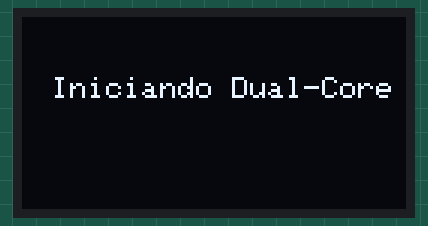
A sketch run on a simulated ESP32. On the bench: 128×64 one-colour display. Random numbers use the default seed unless the sketch sets one.

Above: at 0.1 s.
At 1.24 s:
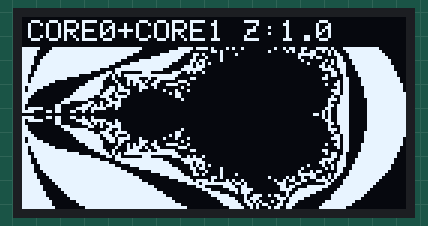
At 6.35 s:
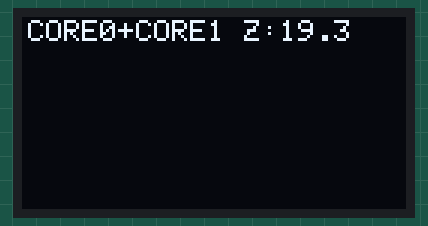
At 11.47 s:
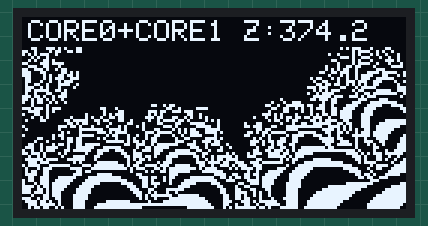
At 16.59 s:
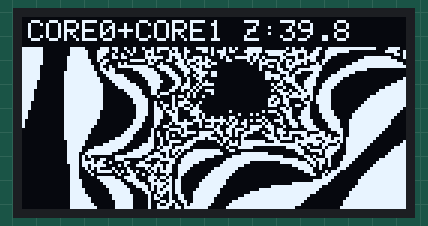
At 21.7 s:
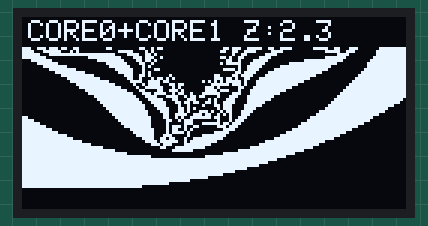

The sketch:

mandelbrot_dualcore.ino
```cpp
// ============================================================
//  DUAL-CORE MANDELBROT FRACTAL
//  ESP32 + SSD1306 128x64 OLED
// ============================================================
//  - Calcula un fractal de Mandelbrot haciendo zoom infinito.
//  - Usa FreeRTOS para dividir el trabajo:
//    Core 0 procesa la mitad superior de la pantalla.
//    Core 1 procesa la mitad inferior.
//  - Rinde casi el doble de rápido que un procesador común.
// ============================================================

#include <Wire.h>
#include <Adafruit_GFX.h>
#include <Adafruit_SSD1306.h>

#define SCR_W 128
#define SCR_H 64
#define OLED_RESET -1
#define OLED_ADDR  0x3C
Adafruit_SSD1306 display(SCR_W, SCR_H, &Wire, OLED_RESET);

// Variables de la cámara fractal
float zoom = 1.0;
float moveX = -0.5, moveY = 0.0;
float zoomDir = 1.05;

// Coordenadas matemáticas de regiones infinitamente complejas
struct FractalPoint { float x; float y; };
FractalPoint coolSpots[] = {
  {-0.74364388, 0.13182590},  // Valle de los Caballitos de Mar
  {-0.16295300, 1.04013300},  // Bulbo Superior
  {-1.25066000, 0.02012000},  // Valle del Cetro Profundo
  {-0.11954519, 0.85293214},  // Espiral Topográfica
  {-1.41702228, 0.00995340},  // Estrella de Mar
  {-0.04524074, 0.98681622}   // Minibrot
};

// Sincronización entre núcleos
volatile bool core0_done = true;
volatile bool start_frame = false;

// Función matemática intensiva (Fractal de Mandelbrot)
// Se puede ejecutar desde cualquier núcleo pasando los límites de Y
void calcMandelbrot(int startY, int endY) {
  int maxIter = 45; // Aumentado para mayor detalle en bandas topográficas
  for (int x = 0; x < SCR_W; x++) {
    for (int y = startY; y < endY; y++) {
      float pr = 1.5 * (x - SCR_W / 2) / (0.5 * zoom * SCR_W) + moveX;
      float pi = (y - SCR_H / 2) / (0.5 * zoom * SCR_H) + moveY;
      float newRe, newIm, oldRe, oldIm;
      newRe = newIm = oldRe = oldIm = 0;
      int i;
      for (i = 0; i < maxIter; i++) {
        oldRe = newRe;
        oldIm = newIm;
        newRe = oldRe * oldRe - oldIm * oldIm + pr;
        newIm = 2 * oldRe * oldIm + pi;
        if ((newRe * newRe + newIm * newIm) > 4) break;
      }

      // Colorear: Bandas Topográficas (Zebra Stripes)
      // En lugar de manchas sólidas, alternamos blanco y negro según la paridad de la iteración.
      // Esto genera patrones psicodélicos infinitos y evita la "pantalla sólida".
      if (i == maxIter) {
        // Dentro del set de Mandelbrot: Vacio absoluto (Negro)
      } else {
        // Fuera del set: Bandas de cebra basadas en las iteraciones de escape
        if (i % 2 == 0) {
          display.drawPixel(x, y, SSD1306_WHITE);
        }
      }
    }
  }
}

// Tarea para el Núcleo 0 (PRO_CPU)
void core0Task(void * parameter) {
  while (true) {
    // Esperar señal del Núcleo 1 para empezar a calcular
    if (start_frame && !core0_done) {
      // Core 0 calcula la mitad superior (Y: 0 a 31)
      calcMandelbrot(0, 32);
      core0_done = true; // Avisar que terminó
    }
    // Pausa mínima para no bloquear el Watchdog del RTOS
    vTaskDelay(1 / portTICK_PERIOD_MS);
  }
}

void setup() {
  Serial.begin(115200);
  if (!display.begin(SSD1306_SWITCHCAPVCC, OLED_ADDR)) { while (1); }

  display.clearDisplay();
  display.setTextColor(SSD1306_WHITE);
  display.setTextSize(1);
  display.setCursor(10, 20);
  display.println(F("Iniciando Dual-Core"));
  display.display();
  delay(1000);

  // Crear la tarea en el Core 0
  xTaskCreatePinnedToCore(
    core0Task,    // Función
    "Core0Task",  // Nombre
    10000,        // Stack
    NULL,         // Parámetros
    1,            // Prioridad
    NULL,         // Handle
    0             // Núcleo 0
  );
}

// El loop de Arduino corre por defecto en el Núcleo 1 (APP_CPU)
void loop() {
  display.clearDisplay();

  // 1. Dar la orden de inicio al Core 0
  core0_done = false;
  start_frame = true;

  // 2. Mientras el Core 0 trabaja arriba, el Core 1 calcula la mitad inferior
  calcMandelbrot(32, 64);

  // 3. Esperar a que el Core 0 termine su parte (Sincronización)
  while (!core0_done) {
    vTaskDelay(1 / portTICK_PERIOD_MS);
  }
  start_frame = false; // Bajar la bandera

  // Dibujar info del HUD
  display.fillRect(0, 0, SCR_W, 10, SSD1306_BLACK);
  display.setCursor(2, 1);
  display.print(F("CORE0+CORE1 Z:"));
  display.print(zoom, 1);

  // 4. Mandar todo el buffer completado por ambos núcleos al OLED
  display.display();

  // 5. Acercar la cámara (Zoom in)
  zoom *= zoomDir;

  // Navegar por áreas interesantes del fractal
  if (zoom > 500.0) {
    zoomDir = 0.95; // Empezar a alejar
  } else if (zoom < 1.0) {
    zoomDir = 1.05; // Empezar a acercar
    // Teletransportar la cámara a una de las regiones de detalle infinito garantizado
    int r = random(6);
    moveX = coolSpots[r].x;
    moveY = coolSpots[r].y;
  }
}
```
